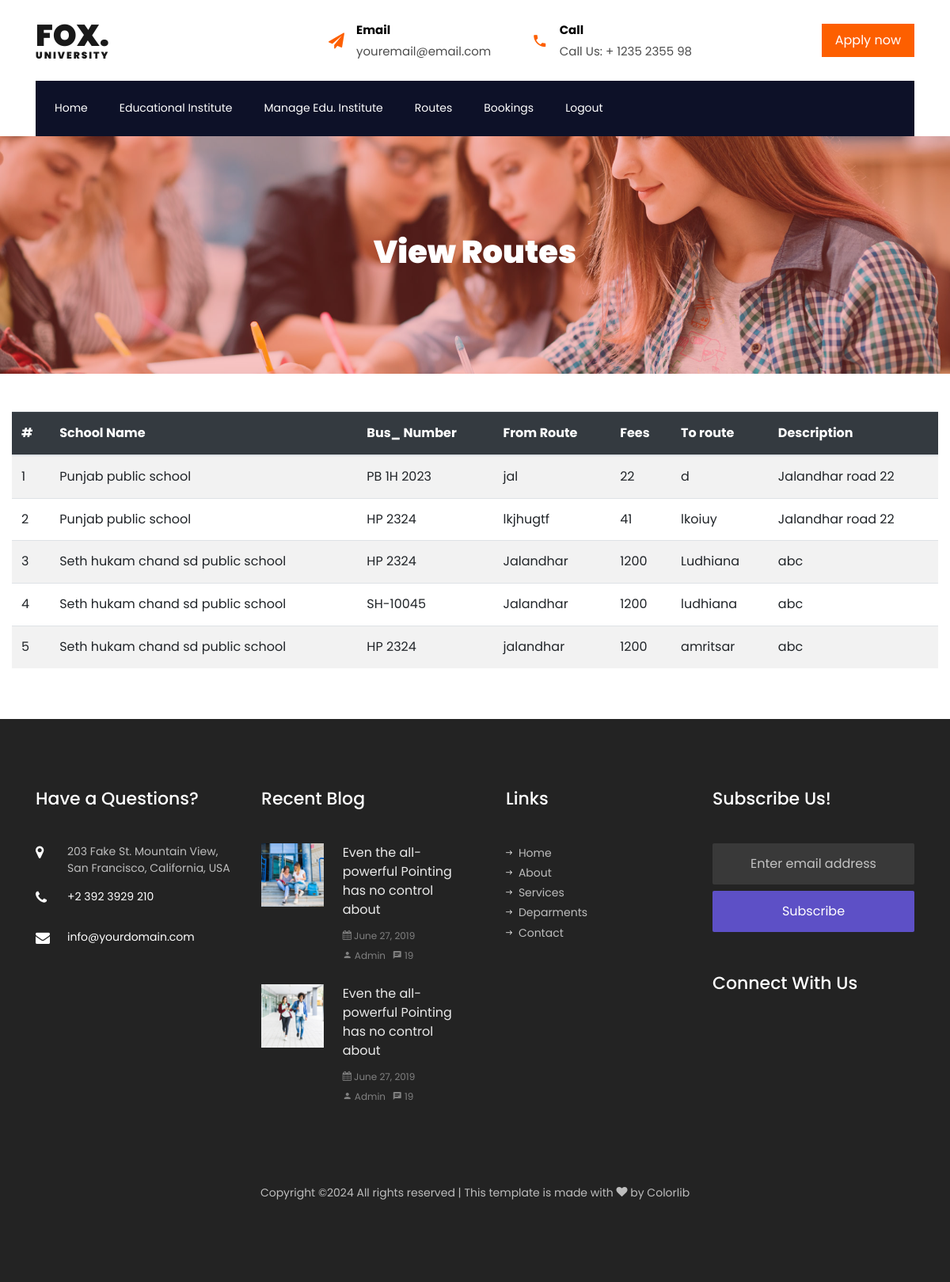
The app's page /view_routes_admin.php (signed in) with its own data.
### tables this page shows
CREATE TABLE `routes` (
  `id` int(10) NOT NULL,
  `school` varchar(100) NOT NULL,
  `bus_number` varchar(100) NOT NULL,
  `from_route` varchar(100) NOT NULL,
  `fees` varchar(10) NOT NULL,
  `to_route` varchar(100) NOT NULL,
  `description` varchar(100) NOT NULL,
  `status` varchar(20) NOT NULL DEFAULT 'active',
  `createdat` timestamp(6) NOT NULL DEFAULT current_timestamp(6) ON UPDATE current_timestamp(6)
);

CREATE TABLE `school` (
  `id` int(10) NOT NULL,
  `school_name` varchar(100) NOT NULL,
  `email` varchar(255) NOT NULL,
  `password` varchar(255) NOT NULL,
  `photo` longtext NOT NULL,
  `city` varchar(100) NOT NULL,
  `area` varchar(100) NOT NULL,
  `address` varchar(100) NOT NULL,
  `contact` bigint(10) NOT NULL,
  `description` varchar(100) NOT NULL,
  `status` varchar(20) NOT NULL DEFAULT 'active',
  `createdat` timestamp(6) NOT NULL DEFAULT current_timestamp(6) ON UPDATE current_timestamp(6)
);

CREATE TABLE `bus` (
  `id` int(10) NOT NULL,
  `bus_number` varchar(100) NOT NULL,
  `photo` longtext NOT NULL,
  `quantity_slot` int(100) NOT NULL,
  `status` varchar(20) NOT NULL DEFAULT 'active',
  `createdat` timestamp(6) NOT NULL DEFAULT current_timestamp(6) ON UPDATE current_timestamp(6)
);

### view_routes_admin.php (the view, shortened to what this page needs)
<?php
    include_once("header.php");
?>
<section class="hero-wrap hero-wrap-2" style="background-image: url('images/bg_1.jpg');">
    <div class="overlay"></div>
    <div class="container">
    <div class="row no-gutters slider-text align-items-center justify-content-center">
        <div class="col-md-9 ftco-animate text-center">
        <h1 class="mb-2 bread">View Routes</h1>
        </div>
    </div>
    </div>
</section>
    <div class="container-xxl py-5">
        <div class="container-fluid">
            <div class="row g-5">
                <div class="col-lg-12 table-responsive mx-auto wow fadeInUp" data-wow-delay="0.1s">
                    <table class="table table-striped table-hover ">
                        <thead class="table-dark">
                            <tr>
                                <th>#</th>
                                <th>School Name</th>
                                <th>Bus_ Number</th>
                                <th>From Route</th>
                                <th>Fees</th>
                                <th>To route</th>
                                <th>Description</th>
                            </tr>
                        </thead>
                        <tbody>
                           <?php
                           $count =1;
                           include_once("config.php");
                           $query = "SELECT routes.*,school.school_name,bus.bus_number FROM `routes`
                           inner join school
                           on routes.school=school.id
                           inner join bus
                           on routes.bus_number=bus.id";
                           $res = mysqli_query($conn,$query);
                           while($data = mysqli_fetch_array($res))
                            {
                           ?>
                            <tr>
                                <td><?php echo $count; ?></td>
                                <td>
                                <?php echo $data["school_name"]; ?>
                                </td>
                                <td>
                                <?php echo $data["bus_number"]; ?>
                                </td>
                                <td>
                                <?php echo $data["from_route"]; ?>
                                </td>
                                <td>
                                <?php echo $data["fees"]; ?>
                                </td>
                                <td>
                                <?php echo $data["to_route"]; ?>
                                </td>
                                <td>
                                <?php echo $data["description"]; ?>
                                </td>
                            </tr>
                            <?php
                            $count++;
                            }
                            ?>
                        </tbody>
                    </table>
                </div>
            </div>
        </div>
    </div>
<?php
    include_once("footer.php");
?>

### records on screen
routes: school.school_name "Punjab public school", bus.bus_number "PB 1H 2023", from_route "jal", fees "22", to_route "d", description "Jalandhar road 22"
routes: school.school_name "Punjab public school", bus.bus_number "HP 2324", from_route "lkjhugtf", fees "41", to_route "lkoiuy", description "Jalandhar road 22"
routes: school.school_name "Seth hukam chand sd public school", bus.bus_number "HP 2324", from_route "Jalandhar", fees "1200", to_route "Ludhiana", description "abc"
routes: school.school_name "Seth hukam chand sd public school", bus.bus_number "SH-10045", from_route "Jalandhar", fees "1200", to_route "ludhiana", description "abc"
routes: school.school_name "Seth hukam chand sd public school", bus.bus_number "HP 2324", from_route "jalandhar", fees "1200", to_route "amritsar", description "abc"
